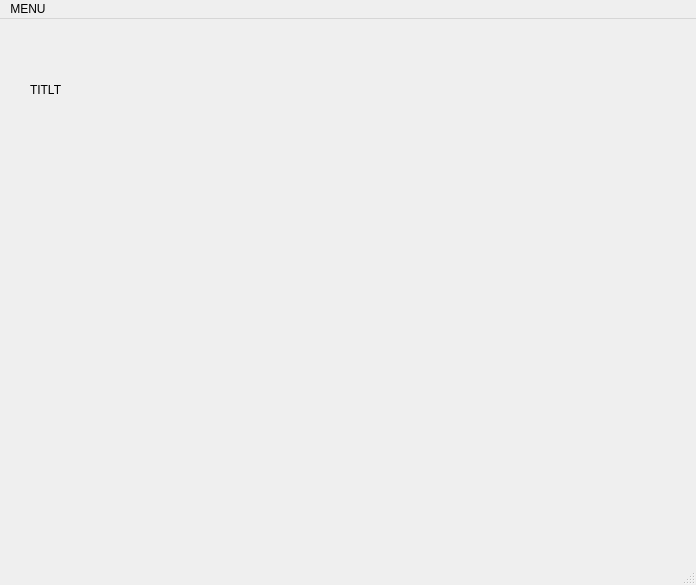
<?xml version="1.0" encoding="UTF-8"?>
<ui version="4.0">
 <class>newswindow</class>
 <widget class="QMainWindow" name="newswindow">
  <property name="geometry">
   <rect>
    <x>0</x>
    <y>0</y>
    <width>696</width>
    <height>585</height>
   </rect>
  </property>
  <property name="windowTitle">
   <string>MainWindow</string>
  </property>
  <widget class="QWidget" name="centralwidget">
   <widget class="QLabel" name="news">
    <property name="geometry">
     <rect>
      <x>-4</x>
      <y>-17</y>
      <width>711</width>
      <height>591</height>
     </rect>
    </property>
    <property name="text">
     <string/>
    </property>
    <property name="pixmap">
     <pixmap>../../IMAGES/dawn-evening-gradation-1544880.jpg</pixmap>
    </property>
    <property name="scaledContents">
     <bool>true</bool>
    </property>
   </widget>
   <widget class="QLabel" name="label">
    <property name="geometry">
     <rect>
      <x>30</x>
      <y>40</y>
      <width>171</width>
      <height>61</height>
     </rect>
    </property>
    <property name="text">
     <string>TITLT</string>
    </property>
   </widget>
  </widget>
  <widget class="QMenuBar" name="menubar">
   <property name="geometry">
    <rect>
     <x>0</x>
     <y>0</y>
     <width>696</width>
     <height>21</height>
    </rect>
   </property>
   <widget class="QMenu" name="menuGO_BACK">
    <property name="title">
     <string>MENU</string>
    </property>
    <addaction name="separator"/>
    <addaction name="actionGO_BACK"/>
    <addaction name="separator"/>
    <addaction name="actionEXIT"/>
   </widget>
   <addaction name="menuGO_BACK"/>
  </widget>
  <widget class="QStatusBar" name="statusbar"/>
  <action name="actionGO_BACK">
   <property name="text">
    <string>GO BACK</string>
   </property>
  </action>
  <action name="actionEXIT">
   <property name="text">
    <string>EXIT</string>
   </property>
  </action>
 </widget>
 <resources/>
 <connections/>
</ui>
